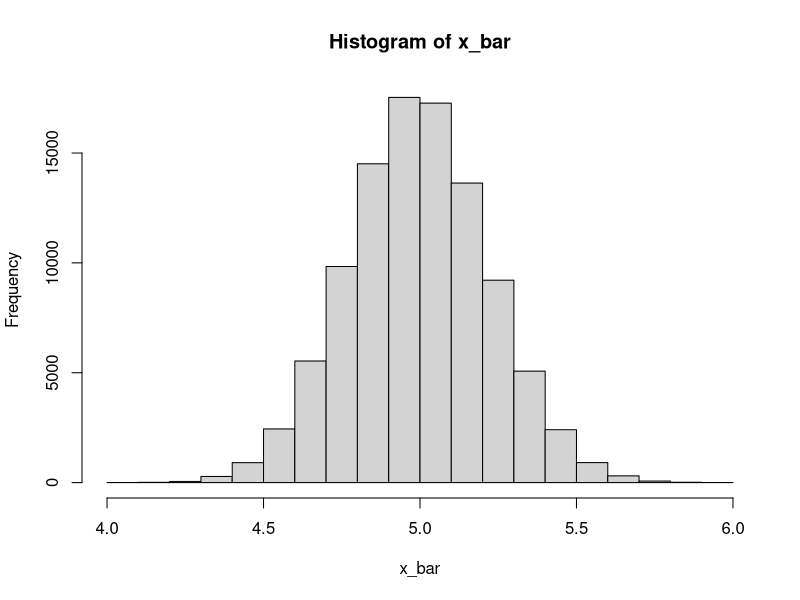
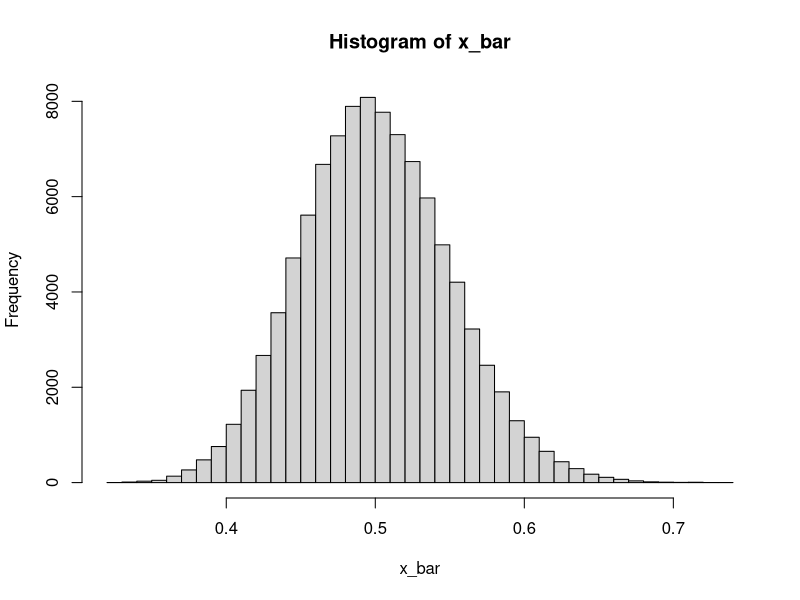

Reproduce these figures in R, in order.

# EX 11 Q1

x_bar <- 0
for(i in 1:1e5){
  sample_pois <- rpois(n = 100,lambda = 5)
  x_bar[i] <- mean(sample_pois)
}

mean(x_bar);5
var(x_bar);5/100
hist(x_bar) # normal ? 


# exponential 

x_bar <- 0
for(i in 1:1e5){
  sample_exp <- rexp(n = 100, rate =2)
  x_bar[i] <- mean(sample_exp)
}

mean(x_bar);1/2
var(x_bar);1/400
hist(x_bar,breaks=50) # normal ? 

